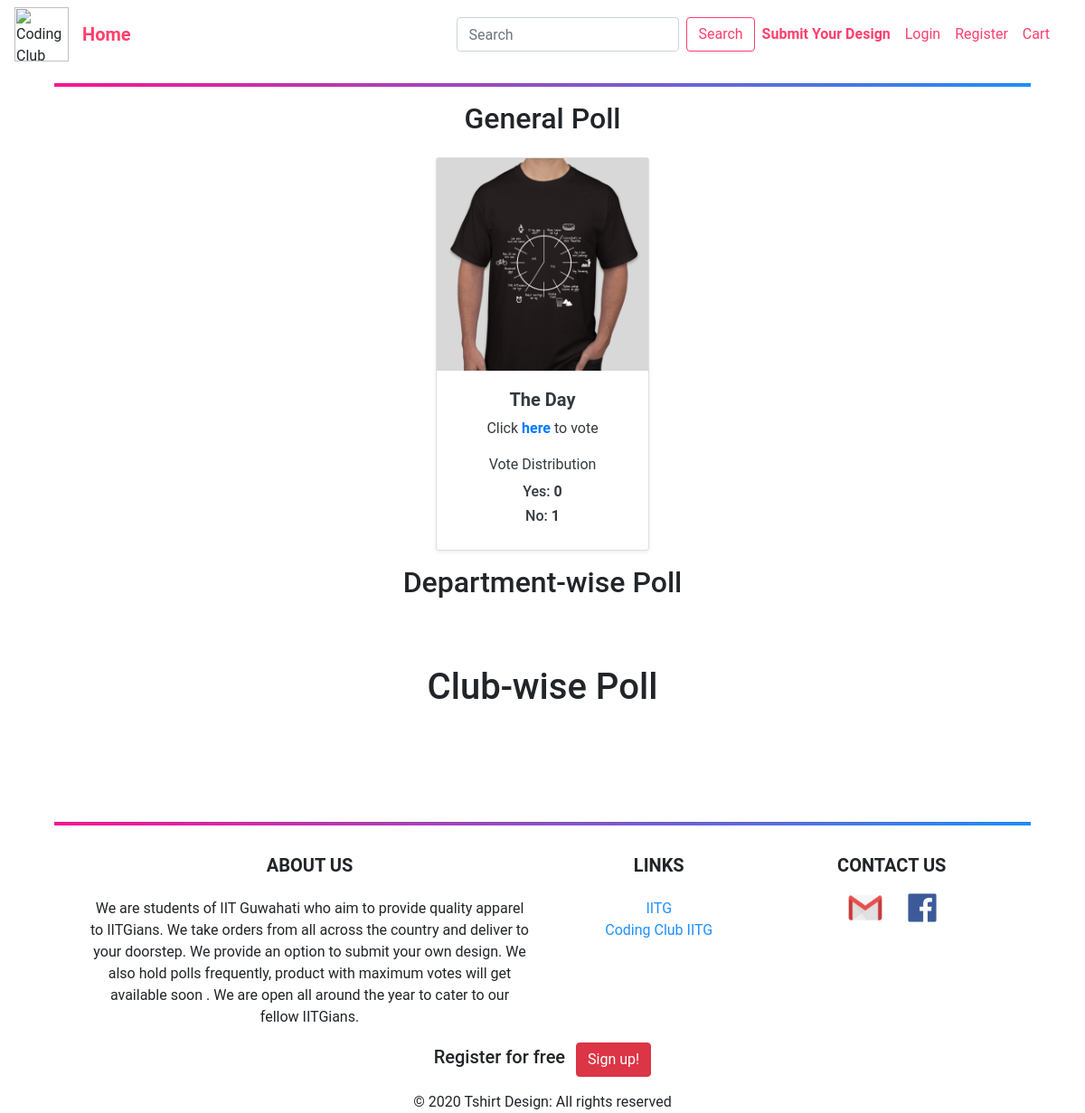
Screenshot of /polls/ with the database file from the repository.
### polls/models.py (models this page shows, shortened)
class Question(models.Model):
    question_text = models.CharField(max_length=200)
    department = models.CharField(max_length=120, choices=DEPARTMENTS, default='None')
    club = models.CharField(max_length=120, choices=CLUBS, default='None')
    image = models.ImageField( default='default.jpg', upload_to='images/')
    pub_date = models.DateTimeField(auto_now_add=True)
    status = models.BooleanField(default=True)
    image1 = models.ImageField(upload_to='images/',blank=True,null=True )
    general = models.BooleanField(default=False)

class Choice(models.Model):
    question = models.ForeignKey(Question, on_delete=models.CASCADE)
    choice_text = models.CharField(max_length=200)
    votes = models.IntegerField(default=0)

### polls/views.py (the view)
# urls.py: path('', views.IndexView.as_view(), name='index'),
class IndexView(generic.ListView):
    template_name = 'polls/index.html'
    context_object_name = 'latest_question_list'
    def get_queryset(self):
        return Question.objects.filter(
            pub_date__lte=timezone.now()
        ).order_by('-pub_date')[:5]

### polls/templates/polls/index.html (shortened to what this page needs)
{% extends "blog/base.html" %}
{% block content %}
 <div class="col-lg-8 col-sm-10 col-md-10 mx-auto">
    {% if latest_question_list %}
         <h2 class="text-center mb-4">General Poll</h2>
        <div class="row">
            {% for question in latest_question_list %}
                {% if question.general == True %}
                    <div class="col-lg-4 col-md-5 col-sm-10 mx-auto">
                        <div class="card shadow-sm mb-3">
                            <div class="col-sm-12">
                                <img class="img-fluid" src="{{ question.image.url }}" alt="{{ question.question_text }}">
                            </div>
                            <div class="card-body text-dark">
                                <h5 class="text-center"><strong>{{ question.question_text }}</strong></h5>
                                <p class="text-center">Click<a href="{% url 'polls:vote' question.id %}"> <strong>here </strong></a>to vote</p>
                                <p class="text-center mb-2"> Vote Distribution</p>
                                {% for choice in question.choice_set.all %}
                                    <div  class="col-sm-10 mx-auto text-center" >
                                        <h6 class="" >{{ choice.choice_text|capfirst }}: <strong>{{ choice.votes}}</strong> </h6>
                                    </div>
                                {% endfor %}
                            </div>
                        </div>
                    </div>
                {% endif %}
            {% endfor %}
        </div>
        <h2 class="text-center mb-4">Department-wise Poll</h2>
        <br>
        <br>
        <h1 class="text-center mb-4">Club-wise Poll</h1>
    {% endif %}
</div>
{% endblock %}

### blog/templates/blog/base.html (shortened to what this page needs)
{% load static %}
<link rel="stylesheet" type="text/css" href="{% static 'blog/main.css' %}">
<!DOCTYPE html>
<html lang="en">
<head>
    <link rel="stylesheet" href="https://stackpath.bootstrapcdn.com/bootstrap/4.4.1/css/bootstrap.min.css">
</head>
<body id="bootstrap-overrides" style="margin-top: 0; background: #fff; font-family: 'Roboto', 'Whitney','Helvetica' ,'Arial', sans-serif">
<header class="site-header">
    <header style="background-color:#FFFFFF">
        <nav class=" navbar navbar-expand-lg navbar-light ">
            <img src="https://www.iitg.ac.in/stud/gymkhana/technical/assets/img/resources/codingclubLogo.png" width="60px" height="60px" alt="Coding Club">
            <div class="container">
                <a  style="color: #ff3f6c" onMouseOver="this.style.color='#007bff'" onMouseOut="this.style.color='#ff3f6c'" class="navbar-brand mr-4" href="{% url 'blog:product-home' %}"><strong>Home</strong> </a>
                <div class="collapse navbar-collapse" id="navbarToggle">
                    <form class="form-inline ml-auto my-2 my-lg-0" action='/s/'>
                        <input class="form-control mr-sm-2" type="search" name='q' placeholder="Search" aria-label="Search" >
                        <button style="border-color: #ff3f6c; color: #ff3f6c" class="btn btn-outline-light my-2 my-sm-0 mx-auto text-center" onMouseOver="this.style.borderColor='green'" onMouseOut="this.style.borderColor='#ff3f6c'" type="submit">Search</button>
                    </form>
                    <div class="navbar-nav">
                                                            <a style="color: #ff3f6c" onMouseOver="this.style.color='#007bff'" onMouseOut="this.style.color='#ff3f6c'" class="nav-item nav-link text-center" href="https://forms.gle/vyuqSar69Fa8eBs86"><strong>Submit Your Design</strong></a>
                        {% if user.is_authenticated %}
                            {% if user.profile.is_merchant == 1 %}
                                <a style="color: #ff3f6c" onMouseOver="this.style.color='#007bff'" onMouseOut="this.style.color='#ff3f6c'" class="nav-item nav-link text-center" href="{% url 'blog:manageproducts' %}">Manage Products</a>
                            {% endif %}
                            <a style="color: #ff3f6c" onMouseOver="this.style.color='#007bff'" onMouseOut="this.style.color='#ff3f6c'" class="nav-item nav-link text-center" href="{% url 'profile' %}">Profile</a>
                            <a style="color: #ff3f6c" onMouseOver="this.style.color='#007bff'" onMouseOut="this.style.color='#ff3f6c'" class="nav-item nav-link text-center" href="{% url 'logout' %}">Logout</a>
                            <a style="color: #ff3f6c" onMouseOver="this.style.color='#007bff'" onMouseOut="this.style.color='#ff3f6c'" class="nav-item nav-link text-center" href="{% url 'orders' %}">Orders</a>
                        {% else %}
                            <a style="color: #ff3f6c" onMouseOver="this.style.color='#007bff'" onMouseOut="this.style.color='#ff3f6c'" class="nav-item nav-link text-center" href="{% url 'login' %}">Login</a>
                            <a style="color: #ff3f6c" onMouseOver="this.style.color='#007bff'" onMouseOut="this.style.color='#ff3f6c'" class="nav-item nav-link text-center" href="{% url 'register' %}">Register</a>
                        {% endif %}
                        <a style="color: #ff3f6c" onMouseOver="this.style.color='#007bff'" onMouseOut="this.style.color='#ff3f6c'" class="nav-item nav-link text-center" href="{% url 'cart' %}">Cart  </a>
                    </div>
                </div>
            </div>
        </nav>
    </header>
    <hr style="width: 90%;background:linear-gradient(to right,deeppink,dodgerblue);height: 3px">
</header>
{% block content %}
{%  endblock %}
<footer class="page-footer font-small stylish-color-dark pt-4 footer-fixed" >
    <hr style="width: 90%;background:linear-gradient(to right,deeppink,dodgerblue);height: 3px">
    <div class="col-lg-10 col-md-8 col-sm-12 text-center mx-auto" >
        <div class="row">
            <div class="col-sm-11 col-lg-6 col-md-6  mx-auto">
                <h5 class="font-weight-bold text-uppercase mt-3 mb-4">About us</h5>
                <p>We are students of IIT Guwahati who aim to provide quality apparel to IITGians.
                    We take orders from all across the country and deliver to your doorstep.
                    We provide an option to submit your own design.
                    We also hold polls frequently, product with maximum votes will get available soon . We are open all around the year to cater to our fellow IITGians.</p>
            </div>
            <div class="col-lg-3 col-md-3 col-sm-11 mx-auto">
                <h5 class="font-weight-bold text-uppercase mt-3 mb-4">Links</h5>
                <ul class="list-unstyled">
                     <li>
                        <a style="color: dodgerblue" target="_blank" href="https://www.iitg.ac.in/">IITG</a>
                    </li>
                    <li>
                        <a style="color: dodgerblue"  target="_blank" href="https://www.iitg.ac.in/stud/gymkhana/technical/home/CodingHome.html">Coding Club IITG</a>
                    </li>
                </ul>
            </div>
            <div class="col-lg-3 col-md-3 col-sm-11 mx-auto">
                <h5 class="font-weight-bold text-center text-uppercase mt-3 mb-1">Contact Us</h5>
                <a class="" href="#"><img
                        style="width: 40px; margin: 5%" src="/media/icons/icon-gmail.png" alt="Gmail"> </a>
                <a class="" href="#"><img
                        style="width: 32px; margin: 5%" src="/media/icons/icon-fb.png" alt="Facebook"> </a>
            </div>
        </div>
    </div>
    <ul class="list-unstyled list-inline text-center">
        <li class="list-inline-item">
            <h5 class="mb-1">Register for free</h5>
        </li>
        <li class="list-inline-item">
            <a href="{% url 'register' %}" class="btn btn-danger btn-rounded">Sign up!</a>
        </li>
    </ul>
    <div class="footer-copyright text-center mb-4">© 2020 Tshirt Design: All rights reserved </div>
</footer>
</body>
</html>

### blog/static/blog/main.css (style rules this page uses)
body { position: relative; margin: 0; padding-bottom: 6rem; min-height: 100%; background: #fff; color: #333333; }
ul { margin: 0; }
.footer-fixed { bottom: 0; height: 35px; left: 0; position: absolute; right: 0; }
.site-header .navbar-nav .nav-link { color: #cbd5db; }

### polls/templates/polls/index.html (style rules this page uses)
.col-sm-12 { padding: 0; }

### rows the page displays
Question: image (picture), question_text "The Day"
Choice: choice_text "Yes", votes "0"
Choice: choice_text "No", votes "1"
